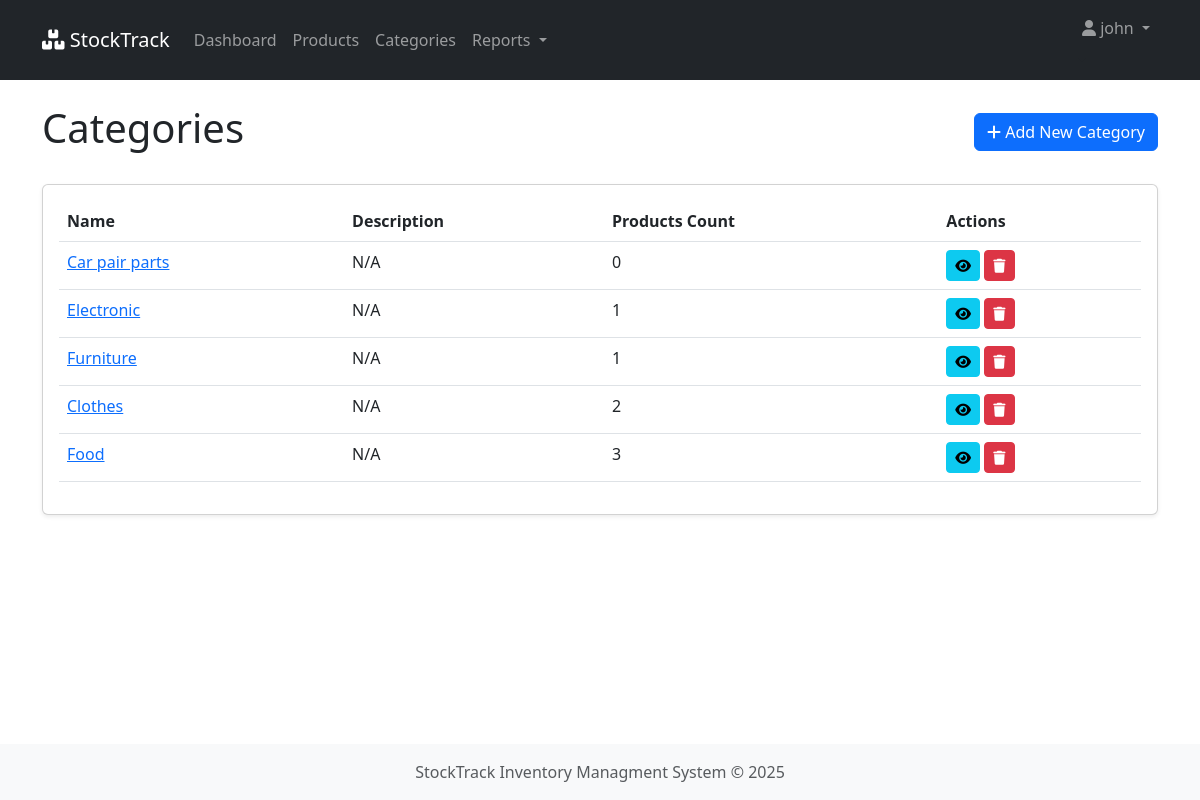
The page /categories/ (signed in) on the database its author committed.
### inventory/models.py (models this page shows, shortened)
class Category(models.Model):
    name = models.CharField(max_length=255, unique=True, db_index=True)
    description = models.TextField(blank=True, null=True)
    created_at = models.DateTimeField(auto_now_add=True)
    class Meta:
        verbose_name_plural = "categories"
        ordering = ['name']

### inventory/views.py (the view)
# urls.py: path('categories/', views.category_list, name='category_list'),
@never_cache
@login_required
def category_list(request):
    categories = Category.objects.all().order_by('-id')
    return render(request, 'inventory/category_list.html', {'categories': categories})

### inventory/templates/inventory/category_list.html (shortened to what this page needs)
{% extends 'inventory/base.html' %}
{% load static %}
{% block content %}
<div class="d-flex justify-content-between align-items-center mb-4">
    <h1>Categories</h1>
    <a href="{% url 'add_category' %}" class="btn btn-primary">
        <i class="fas fa-plus"></i> Add New Category
    </a>
</div>
<div class="card">
    <div class="card-body">
        <div class="table-responsive">
            <table class="table table-hover">
                <thead>
                    <tr>
                        <th>Name</th>
                        <th>Description</th>
                        <th>Products Count</th>
                        <th>Actions</th>
                    </tr>
                </thead>
                <tbody>
                    {% for category in categories %}
                    <tr>
                        <td>
                            <a href="{% url 'category_detail' category.pk %}">
                                {{ category.name }}
                            </a>
                        </td>
                        <td>{{ category.description|truncatechars:100|default:"N/A" }}</td>
                        <td>{{ category.products.count }}</td>
                        <td>
                            <a href="{% url 'category_detail' category.pk %}" class="btn btn-sm btn-info">
                                <i class="fas fa-eye"></i>
                            </a>
                            <a href="{% url 'delete_category' category.pk %}" class="btn btn-sm btn-danger"
                               onclick="confirmDelete(event, '{{ category.name }}')">
                                <i class="fas fa-trash"></i>
                            </a>
                        </td>
                    </tr>
                    {% empty %}
                    <tr>
                        <td colspan="4" class="text-center">No categories found</td>
                    </tr>
                    {% endfor %}
                </tbody>
            </table>
        </div>
    </div>
</div>
{% endblock %}

### inventory/templates/inventory/base.html (shortened to what this page needs)
<!DOCTYPE html>
<html lang="en">
<head>
    <link rel="stylesheet" href="/static/css/style.css">
    <link href="https://cdn.jsdelivr.net/npm/bootstrap@5.3.0/dist/css/bootstrap.min.css" rel="stylesheet">
    <link rel="stylesheet" href="https://cdnjs.cloudflare.com/ajax/libs/font-awesome/6.0.0/css/all.min.css">
</head>
<body>
    {% if user.is_authenticated %}
    <nav class="navbar navbar-expand-lg navbar-dark bg-dark">
        <div class="container">
            <a href="{% url 'dashboard' %}" class="navbar-brand">
                <i class="fas fa-boxes"></i> StockTrack
            </a>
            <div class="collapse navbar-collapse" id="navbar">
                <ul class="navbar-nav">
                    <li class="nav-item">
                        <a href="{% url 'dashboard' %}" class="nav-link">Dashboard</a>
                    </li>
                    <li class="nav-item">
                        <a href="{% url 'product_list' %}" class="nav-link">Products</a>
                    </li>
                    <li class="nav-item">
                        <a href="{% url 'category_list' %}" class="nav-link">Categories</a>
                    </li>
                    <li class="nav-item dropdown">
                        <a class="nav-link dropdown-toggle" href="#" id="reportsDropdown" role="button" data-bs-toggle="dropdown">
                            Reports
                        </a>
                    </li>
                </ul>
                <ul class="navbar-nav ms-auto">
                    <li class="nav-item dropdown-toggle">
                        <a href="#" class="nav-link dropdown-toggle" id="userDropdown" role="button" data-bs-toggle="dropdown">
                            <i class="fas fa-user"></i> {{user.username}}
                        </a>
                    </li>
                </ul>
            </div>
        </div>
    </nav>
    {% endif %}
    <div class="container mt-4">
        {% block content %}{% endblock %}
    </div>
    <footer class="footer mt-auto py-3 bg-light">
        <div class="container text-center">
            <span class="text-muted">
                StockTrack Inventory Managment System &copy; {% now "Y" %}
            </span>
        </div>
    </footer>
</body>
</html>

### static/css/style.css (style rules this page uses)
body { min-height: 100vh; display: flex; flex-direction: column; }
.footer { margin-top: auto; }
.card { box-shadow: 0 0.125rem 0.25rem rgba(0, 0, 0, 0.075); margin-bottom: 1.5rem; }
.table { margin-bottom: 0; }
.table th { background-color: #f8f9fa; }

### rows shown on the page
Category: name "Car pair parts", description "N/A", products.count "0"
Category: name "Electronic", description "N/A", products.count "1"
Category: name "Furniture", description "N/A", products.count "1"
Category: name "Clothes", description "N/A", products.count "2"
Category: name "Food", description "N/A", products.count "3"

### other values the page prints
{{ user.username }} "john"
